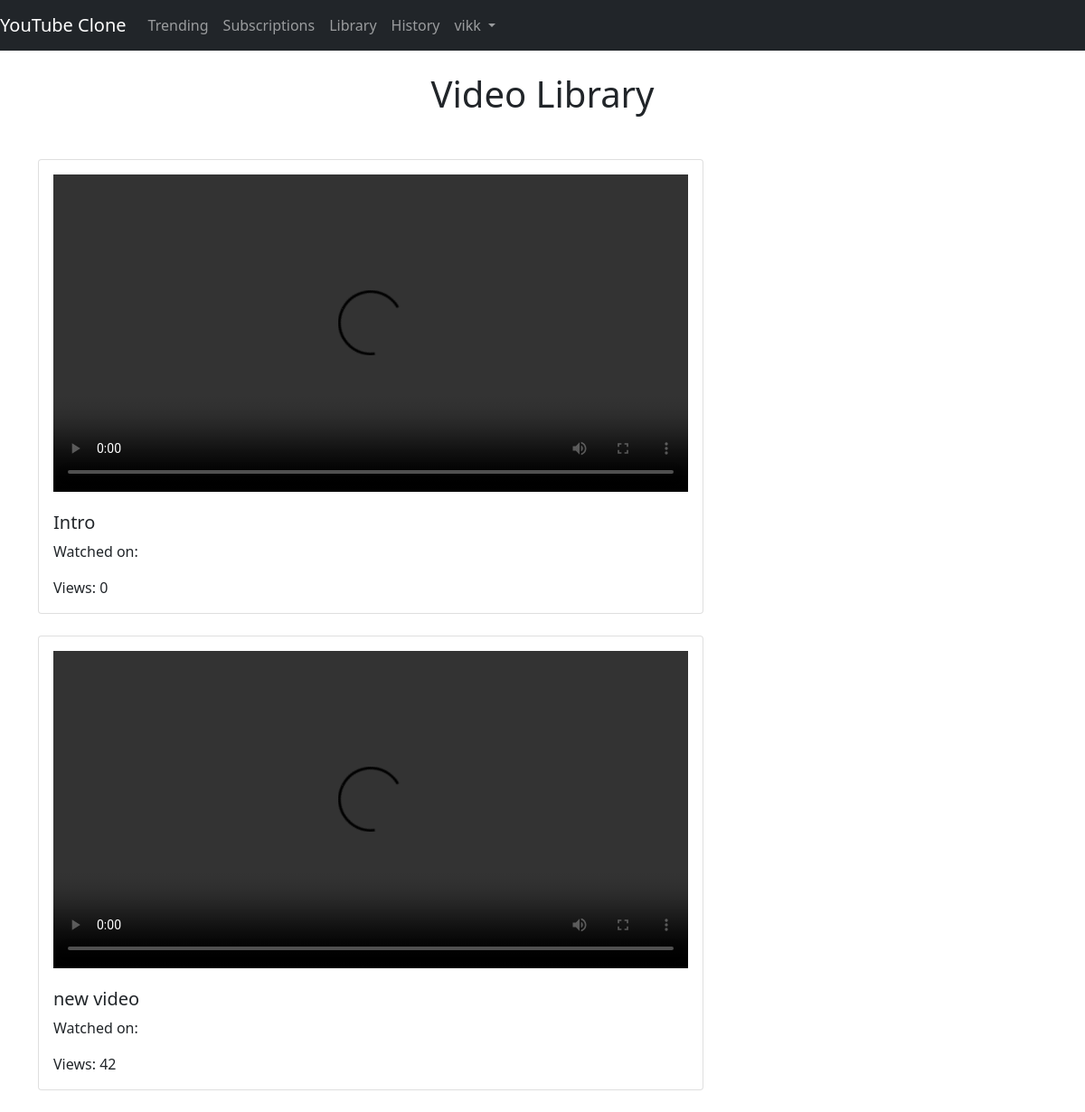
/library (signed in), run on the app's committed database.
### videos/models.py (models this page shows, shortened)
class SaveVideo(models.Model):
    user = models.ForeignKey(User, on_delete=models.CASCADE)
    video = models.ForeignKey(Video, on_delete=models.CASCADE)
    saved_on = models.DateTimeField(auto_now_add=True)

class Video(models.Model):
    user = models.ForeignKey(User, on_delete=models.CASCADE)
    title = models.CharField(max_length=200)
    description = models.TextField(blank=True, null=True)
    video_file = models.FileField(upload_to='videos')
    likes = models.ManyToManyField(User, related_name='video_like', blank=True)
    created_on = models.DateTimeField(auto_now_add=True)
    views = models.IntegerField(default=0)
    channel = models.ForeignKey(Channel, on_delete=models.CASCADE, related_name='channel_videos')

### videos/views.py (the view)
# urls.py: path('library', views.library, name='library'),
@login_required(login_url='login')
def library(request):
    videos = SaveVideo.objects.filter(user=request.user).order_by('-saved_on')
    return render(request, 'videos/library.html', {'videos':videos})

### videos/templates/videos/library.html (shortened to what this page needs)
{% extends 'videos/base.html' %}
{% block content %}
<div class="container">
    <h1 class="text-center mt-4 mb-5">Video Library</h1>
    <div class="row">
        {% for library in videos %}
        <div class="col-md-8">
            <div class="card mb-4">
                <div class="card-body">
                    <video width="100%" height="auto" controls>
                        <source src="{{ library.video.video_file.url }}" type="video/mp4">
                    </video>
                    <h5 class="card-title mt-3">{{ library.video.title }}</h5>
                    <p class="card-text">Watched on: {{ library.watched_on }}</p>
                    <p class="card-text">Views: {{ library.video.views }}</p>
                </div>
            </div>
        </div>
        {% endfor %}
    </div>
</div>
{% endblock %}

### videos/templates/videos/base.html (shortened to what this page needs)
<!doctype html>
<html lang="en">
  <head>
    <link href="https://cdn.jsdelivr.net/npm/bootstrap@5.0.2/dist/css/bootstrap.min.css" rel="stylesheet">
  </head>
  <body>
    <nav class="navbar navbar-expand-lg navbar-dark bg-dark">
        <a class="navbar-brand" href="/">YouTube Clone</a>
        <div class="collapse navbar-collapse" id="navbarNav">
          <ul class="navbar-nav ml-auto">
            <li class="nav-item active">
              <a class="nav-link" href="{% url 'tranding' %}">Trending</a>
            </li>
            <li class="nav-item active">
              <a class="nav-link" href="#">Subscriptions</a>
            </li>
            <li class="nav-item active">
              <a class="nav-link" href="{% url 'library' %}">Library</a>
            </li>
            <li class="nav-item active">
              <a class="nav-link" href="{% url 'history' %}">History</a>
            </li>
            {% if request.user.is_authenticated %}
            <li class="nav-item dropdown">
              <a class="nav-link dropdown-toggle" href="#" id="navbarDropdown" role="button" data-bs-toggle="dropdown" aria-expanded="false">
                {{request.user.username}}
              </a>
            </li>
            {% endif %}
          </ul>
        </div>
      </nav>
      {% block content %}
      {% endblock content %}
  </body>
</html>

### data on the page
SaveVideo: video "Intro", video.views "0"
SaveVideo: video "new video", video.views "42"

### other printed values
{{ request.user.username }} "vikk"
